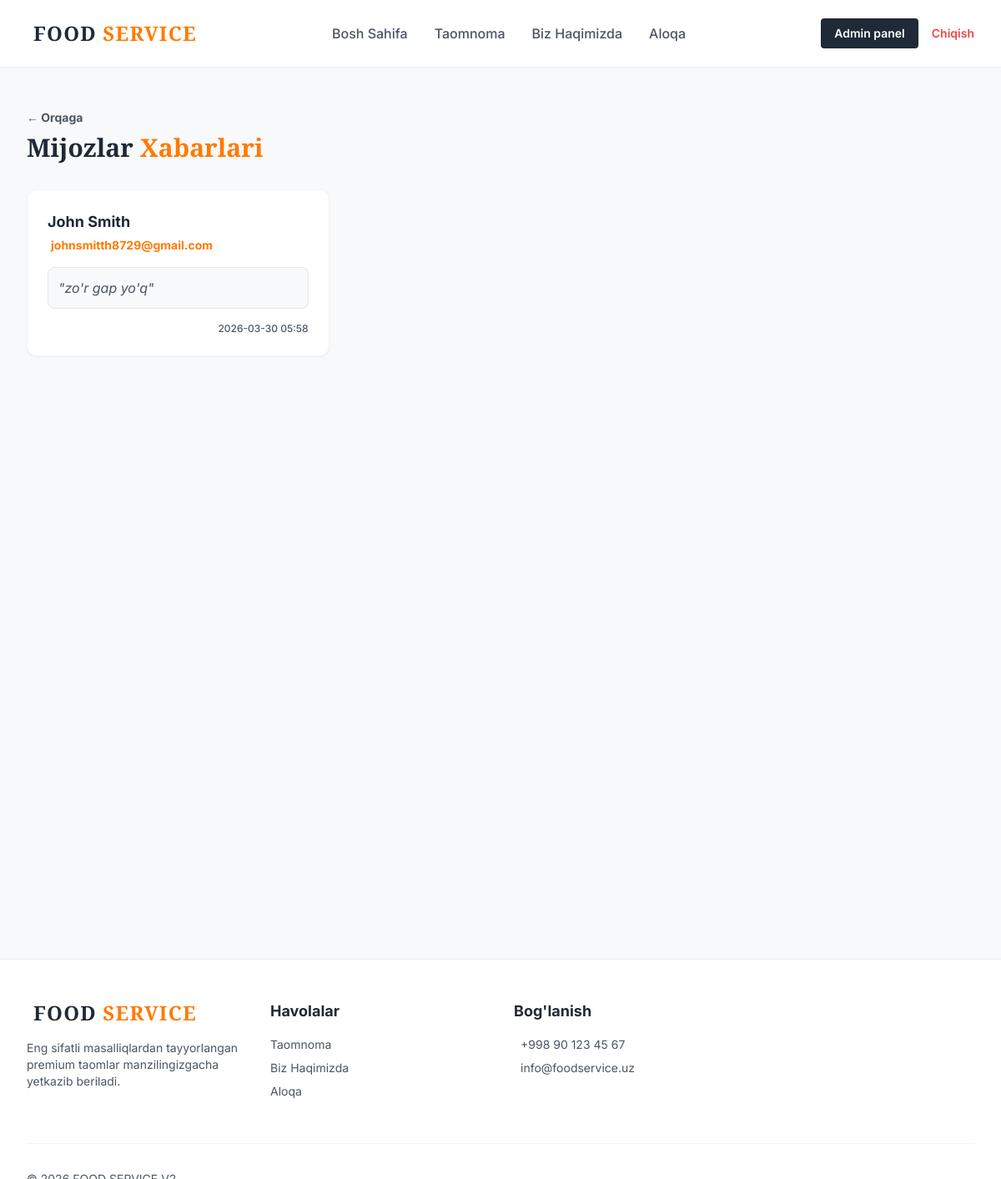
Screenshot of /admin/contacts (signed in) with the database file from the repository.
### models/contact.py (models this page shows)
class Contact(db.Model):
    __tablename__ = 'contacts'
    id = db.Column(db.Integer, primary_key=True)
    name = db.Column(db.String(100), nullable=False)
    phone = db.Column(db.String(100), nullable=False)
    message = db.Column(db.Text, nullable=False)
    created_at = db.Column(db.DateTime, default=datetime.utcnow)

### routes/admin.py (the view)
@admin_bp.route('/contacts')
@admin_required
def contacts():
    msgs = Contact.query.order_by(Contact.created_at.desc()).all()
    return render_template('pages/admin_contacts.html', contacts=msgs)

### models/user.py (called while the page is built)
    @property
    def is_admin(self):
        return self.role == 'admin'

### routes/admin.py (called while the page is built)
def admin_required(f):
    @wraps(f)
    @login_required
    def decorated_function(*args, **kwargs):
        if not current_user.is_admin:
            flash("Kechirasiz, sizda bu sahifaga kirish huquqi yo'q.", "danger")
            return redirect(url_for('main.index'))
        return f(*args, **kwargs)
    return decorated_function

### templates/pages/admin_contacts.html (shortened to what this page needs)
{% extends "base.html" %}
{% block content %}
<section class="py-12 min-h-[70vh] bg-mainbg">
    <div class="max-w-7xl mx-auto px-4 sm:px-6 lg:px-8">
        <div class="flex justify-between items-center mb-8">
            <div>
                <a href="{{ url_for('admin.dashboard') }}" class="text-sm font-bold text-graytext hover:text-orange mb-2 inline-block">&larr; Orqaga</a>
                <h1 class="text-3xl font-serif font-bold text-darktext">Mijozlar <span class="text-orange">Xabarlari</span></h1>
            </div>
        </div>
        <div class="grid grid-cols-1 md:grid-cols-2 lg:grid-cols-3 gap-6">
            {% for c in contacts %}
            <div class="bg-white p-6 rounded-xl shadow-sm border border-gray-100 relative">
                <h3 class="font-bold text-darktext text-lg mb-1">{{ c.name }}</h3>
                <p class="text-orange font-bold text-sm mb-4">{{ c.phone }}</p>
                <p class="text-graytext italic bg-mainbg p-3 rounded-lg border border-gray-200">"{{ c.message }}"</p>
                <div class="mt-4 text-xs text-graytext font-medium text-right">
                    {{ c.created_at.strftime('%Y-%m-%d %H:%M') }}
                </div>
            </div>
            {% else %}
            <div class="col-span-full text-center py-12 bg-white rounded-xl shadow-sm border border-gray-100">
                <p class="text-graytext">Hozircha xabarlar yo'q.</p>
            </div>
            {% endfor %}
        </div>
    </div>
</section>
{% endblock %}

### static/css/style.css (style rules this page uses)
html { scroll-behavior: smooth; }

### rows the page displays
Contact: name "John Smith", phone "johnsmitth8729@gmail.com", message "zo'r gap yo'q", created_at "2026-03-30 05:58"
